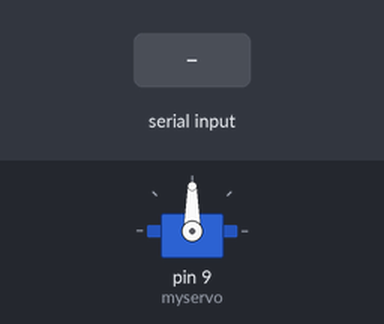
A sketch run on a simulated Arduino Uno, built with avr-gcc and run on an emulated ATmega328P. Shown: servo. Inputs (shaded band) come from the test bench. What the sketch prints to the serial monitor is not drawn.

Above: at 1.2 s.
1.3 s: " \n" received over Serial
Timing chart, 0 to 4.3 s (numbered marks = the images above; inputs shaded):
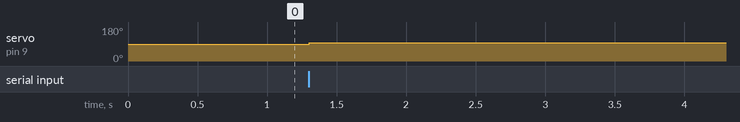

Measured:
- after the input at 1.3 s, servo on pin 9 (myservo): 90° → 97° at once

The sketch:

serialReceiveServo.ino
```cpp
// int incomingByte = 0;   // for incoming serial data
//16384
#include <string.h>
#include <Servo.h>
using namespace std;

Servo myservo;  // create servo object to control a servo
String inputString = "";
int val = (20+175)/2;    // variable to read the value from the analog pin
int serLoc = 0;
int xRot = 0;
void updateServo();

void setup() {
  myservo.attach(9);
  Serial.begin(9600);     // opens serial port, sets data rate to 9600 bps
}

void loop(){
  // send data only when you receive data:
  bool incoming = false;
  while (!Serial){
    // Not even sure if this is necesary but will work on that later
  };
  while (Serial.available()) {
    char inChar = (char)Serial.read();
    if(inChar == '\n') {
      incoming = true;
      break;
    } else {
      inputString += inChar;
    }
  }
  if (incoming == true) {
    Serial.println(inputString);
    // Serial.println(inputString.length());
    // Serial.println(inputString.indexOf("xRot", 0));
    // Serial.println(inputString.indexOf(" ", 0));
    // Serial.println(inputString.substring(inputString.indexOf(" ", 0) +1, (inputString.length() -1)));
    xRot = inputString.substring(inputString.indexOf(" ", 0) +1, (inputString.length() -1)).toInt();
    Serial.println(xRot);
    inputString = "";
    serLoc = map(xRot, -16384, 16384, 20, 175);
    Serial.print("\t");Serial.print(serLoc);Serial.println();
    myservo.write(serLoc);
  }
}
```
